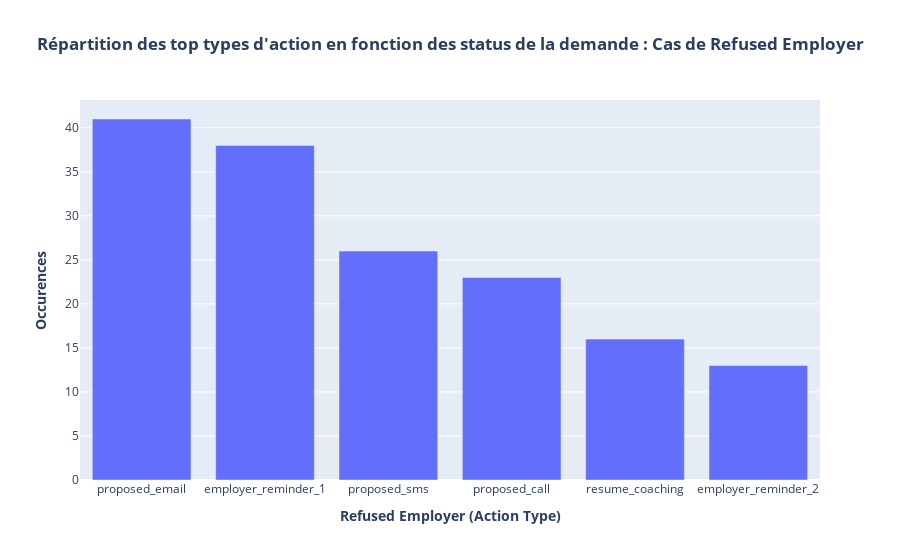

The cell this chart's notebook holds for it:
### Code cell
#Graph associé à la requête précédente : refused_employer
refused_employer = design_viz(request_status_refused_employer, xlab='Refused Employer (Action Type)', 
           title='Répartition des top types d\'action en fonction des status de la demande : Cas de Refused Employer', 
           ylab='Occurences', label={'Refused Employer (Action Type)': f'<b>Refused Employer (Action Type)</b>', 'Occurences': f'<b>Occurences</b>'})
refused_employer

### Figure 1 — Plotly figure (JSON) as saved in the notebook; plotly's stock layout.template omitted (floating-point values rounded to 4 significant figures)
{"data": [{"alignmentgroup": "True", "hovertemplate": "<b>Refused Employer (Action Type)</b>=%{x}<br><b>Occurences</b>=%{y}<extra></extra>", "legendgroup": "", "marker": {"color": "#636efa", "pattern": {"shape": ""}}, "name": "", "offsetgroup": "", "orientation": "v", "showlegend": false, "textposition": "auto", "type": "bar", "x": ["proposed_email", "employer_reminder_1", "proposed_sms", "proposed_call", "resume_coaching", "employer_reminder_2"], "xaxis": "x", "y": [41, 38, 26, 23, 16, 13], "yaxis": "y"}], "layout": {"autosize": true, "barmode": "relative", "legend": {"tracegroupgap": 0}, "title": {"text": "<b>Répartition des top types d'action en fonction des status de la demande : Cas de Refused Employer</b>", "x": 0.5}, "xaxis": {"anchor": "y", "autorange": true, "domain": [0, 1], "range": [-0.5, 5.5], "title": {"text": "<b>Refused Employer (Action Type)</b>"}, "type": "category"}, "yaxis": {"anchor": "x", "autorange": true, "domain": [0, 1], "range": [0, 43.16], "title": {"text": "<b>Occurences</b>"}, "type": "linear"}}}
